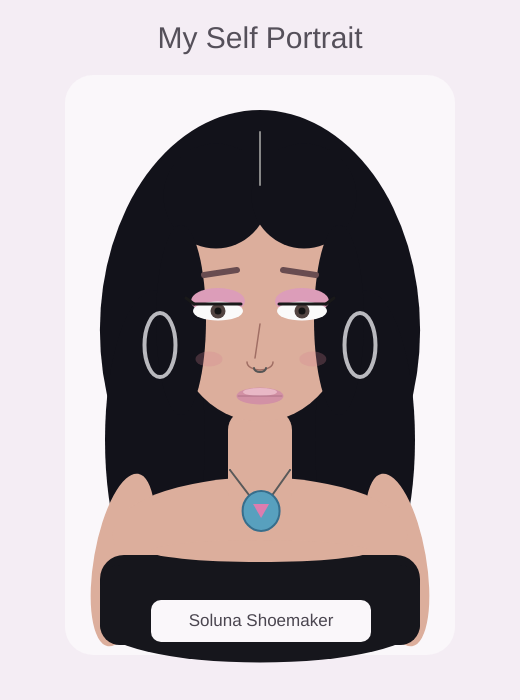
Frame 1 (no input)
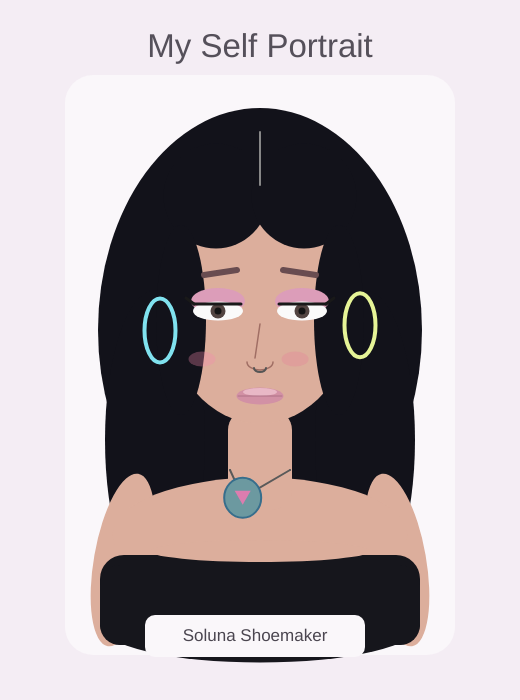
Frame 60 (no input)
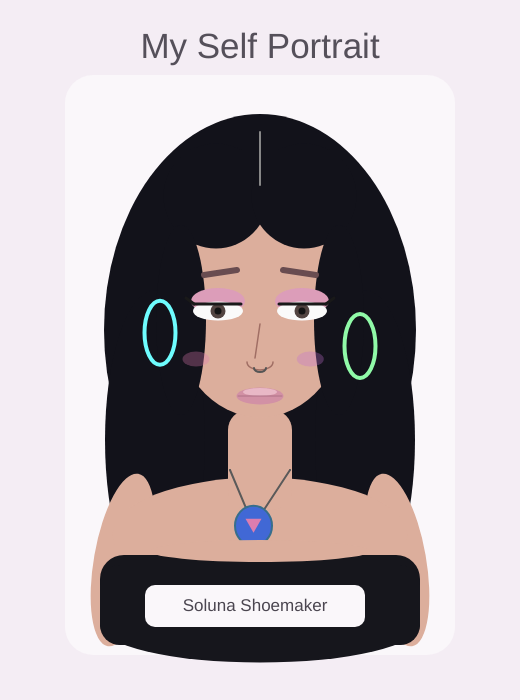
Frame 120 (the mouse pressed at the canvas centre since frame 60)

The p5.js sketch that drew these frames (run headless with seeded random() and noise() and a simulated clock; from frame 60 on, the mouse is pressed at the canvas centre):

// p5.js sketch
// ── sketch.js
var leftCheekX = 208;
var rightCheekX = 312;
var leftCheekMove;
var rightCheekMove;

var leftEarringY = 344;
var rightEarringY = 344;
var leftEarringMove;
var rightEarringMove;

var pendantX = 260;
var pendantY = 510;
var pendantMoveX;
var pendantMoveY;

var titleSize = 30;
var titleMove = 1;
var titleCount = 0;

var nameX = 260;
var nameY = 621;
var nameDirection = 1;

var headSize = 0;
var headMove = 0.2;

var leftCheekColor;
var rightCheekColor;
var leftEarringColor;
var rightEarringColor;
var pendantColor;


function setup()
{
    createCanvas(520,700);

    // random speeds
    leftCheekMove = random(0.5,1.2);
    rightCheekMove = random(0.7,1.4);

    leftEarringMove = random(0.6,1.3);
    rightEarringMove = random(0.8,1.5);

    pendantMoveX = random(0.6,1.2);
    pendantMoveY = random(0.7,1.3);

    leftCheekColor = color(210,130,145,65);
    rightCheekColor = color(210,130,145,65);

    leftEarringColor = color(185,185,190);
    rightEarringColor = color(185,185,190);

    pendantColor = color(88,160,190);
}


function draw()
{
    background(244,237,244);


    // cheeks move on x-axis
    leftCheekX += leftCheekMove;

    if(leftCheekX >= 225 || leftCheekX <= 192)
    {
        leftCheekMove *= -1;

        leftCheekColor = color(
            random(180,255),
            random(100,180),
            random(130,210),
            80
        );
    }


    rightCheekX += rightCheekMove;

    if(rightCheekX >= 328 || rightCheekX <= 295)
    {
        rightCheekMove *= -1;

        rightCheekColor = color(
            random(180,255),
            random(100,180),
            random(130,210),
            80
        );
    }


    // earrings move on y-axis
    leftEarringY += leftEarringMove;

    if(leftEarringY >= 365 || leftEarringY <= 325)
    {
        leftEarringMove *= -1;

        leftEarringColor = color(
            random(100,255),
            random(100,255),
            random(100,255)
        );
    }


    rightEarringY += rightEarringMove;

    if(rightEarringY >= 365 || rightEarringY <= 325)
    {
        rightEarringMove *= -1;

        rightEarringColor = color(
            random(100,255),
            random(100,255),
            random(100,255)
        );
    }


    // pendant moves diagonally
    pendantX += pendantMoveX;
    pendantY += pendantMoveY;

    if(pendantX >= 280 || pendantX <= 240)
    {
        pendantMoveX *= -1;

        pendantColor = color(
            random(50,180),
            random(100,220),
            random(150,255)
        );
    }

    if(pendantY >= 530 || pendantY <= 490)
    {
        pendantMoveY *= -1;

        pendantColor = color(
            random(50,180),
            random(100,220),
            random(150,255)
        );
    }


    // title gets bigger five times and smaller five times
    if(frameCount % 8 == 0)
    {
        titleSize += titleMove;
        titleCount++;

        if(titleCount == 5)
        {
            titleMove *= -1;
            titleCount = 0;
        }
    }


    // name moves in a square
    if(nameDirection == 1)
    {
        nameX += 1;

        if(nameX >= 280)
        {
            nameDirection = 2;
        }
    }

    else if(nameDirection == 2)
    {
        nameY += 1;

        if(nameY >= 636)
        {
            nameDirection = 3;
        }
    }

    else if(nameDirection == 3)
    {
        nameX -= 1;

        if(nameX <= 240)
        {
            nameDirection = 4;
        }
    }

    else if(nameDirection == 4)
    {
        nameY -= 1;

        if(nameY <= 606)
        {
            nameDirection = 1;
        }
    }


    // head gets bigger and smaller
    headSize += headMove;

    if(headSize >= 8 || headSize <= -8)
    {
        headMove *= -1;
    }


    // title
    fill(85,80,90);
    noStroke();
    textAlign(CENTER);
    textSize(titleSize);
    text("My Self Portrait",260,48);


    // background
    fill(250,247,250);
    rect(65,75,390,580,28);


    // hair
    fill(18,18,26);
    noStroke();

    ellipse(
        260,
        330,
        320 + headSize,
        440 + headSize
    );

    ellipse(155,440,100,300);
    ellipse(365,440,100,300);


    // arms
    fill(220,174,156);

    push();
    translate(123,560);
    rotate(radians(10));
    ellipse(0,0,58,175);
    pop();

    push();
    translate(397,560);
    rotate(radians(-10));
    ellipse(0,0,58,175);
    pop();


    // shoulders
    ellipse(260,535,295,115);


    // neck
    rect(228,410,64,100,20);


    // ears
    ellipse(176,334,24,44);
    ellipse(344,334,24,44);


    // face
    ellipse(
        260,
        314,
        180 + headSize,
        215 + headSize
    );


    // front hair
    fill(18,18,26);

    ellipse(216,196,105,105);
    ellipse(304,196,105,105);

    ellipse(181,320,50,190);
    ellipse(339,320,50,190);


    // middle part
    stroke(135);
    strokeWeight(2);

    line(260,132,260,185);


    // eyebrows
    stroke(105,76,80);
    strokeWeight(6);

    line(204,275,237,270);
    line(283,270,316,275);


    // eyeshadow
    noStroke();
    fill(220,157,185);

    ellipse(218,301,54,26);
    ellipse(302,301,54,26);


    // eyes
    fill(250);

    ellipse(218,311,50,19);
    ellipse(302,311,50,19);


    fill(82,68,65);

    ellipse(218,311,15,15);
    ellipse(302,311,15,15);


    fill(20);

    ellipse(218,311,7,7);
    ellipse(302,311,7,7);


    // eyeliner
    stroke(25);
    strokeWeight(3);

    line(194,304,241,304);
    line(194,304,186,298);

    line(279,304,326,304);
    line(326,304,334,298);


    // nose
    stroke(160,110,100);
    strokeWeight(1.5);

    line(260,324,255,358);

    noFill();

    arc(260,362,26,16,0,PI);


    // septum
    stroke(85);
    strokeWeight(2);

    arc(260,368,12,8,0,PI);


    // cheeks
    noStroke();

    fill(leftCheekColor);
    ellipse(leftCheekX,359,27,15);

    fill(rightCheekColor);
    ellipse(rightCheekX,359,27,15);


    // lips
    fill(210,145,165);
    ellipse(260,396,47,17);

    fill(233,184,198);
    ellipse(260,392,34,8);

    stroke(175,115,135);
    strokeWeight(1);

    line(238,396,282,396);


    // earrings
    noFill();
    strokeWeight(4);

    stroke(leftEarringColor);
    ellipse(160,leftEarringY,31,64);

    stroke(rightEarringColor);
    ellipse(360,rightEarringY,31,64);


    // necklace
    stroke(90);
    strokeWeight(2);

    line(230,470,pendantX,pendantY);
    line(290,470,pendantX,pendantY);


    // points
    stroke(90);
    strokeWeight(2);

    point(230,470);
    point(290,470);


    // pendant
    fill(pendantColor);
    stroke(55,110,140);
    strokeWeight(2);

    ellipse(
        pendantX,
        pendantY,
        37,
        40
    );


    // triangle
    noStroke();
    fill(220,125,175);

    triangle(
        pendantX - 8,
        pendantY - 7,
        pendantX + 8,
        pendantY - 7,
        pendantX,
        pendantY + 7
    );


    // shirt
    fill(22,22,28);

    rect(100,555,320,90,24);
    ellipse(260,625,320,75);


    // chest
    fill(220,174,156);

    ellipse(260,551,220,22);


    // shirt
    fill(22,22,28);

    rect(100,565,320,80,20);


    // name
    fill(250,247,250);

    rect(
        nameX - 110,
        nameY - 21,
        220,
        42,
        10
    );

    fill(75,70,80);

    textAlign(CENTER,CENTER);
    textSize(17);

    text(
        "Soluna Shoemaker",
        nameX,
        nameY
    );
}
